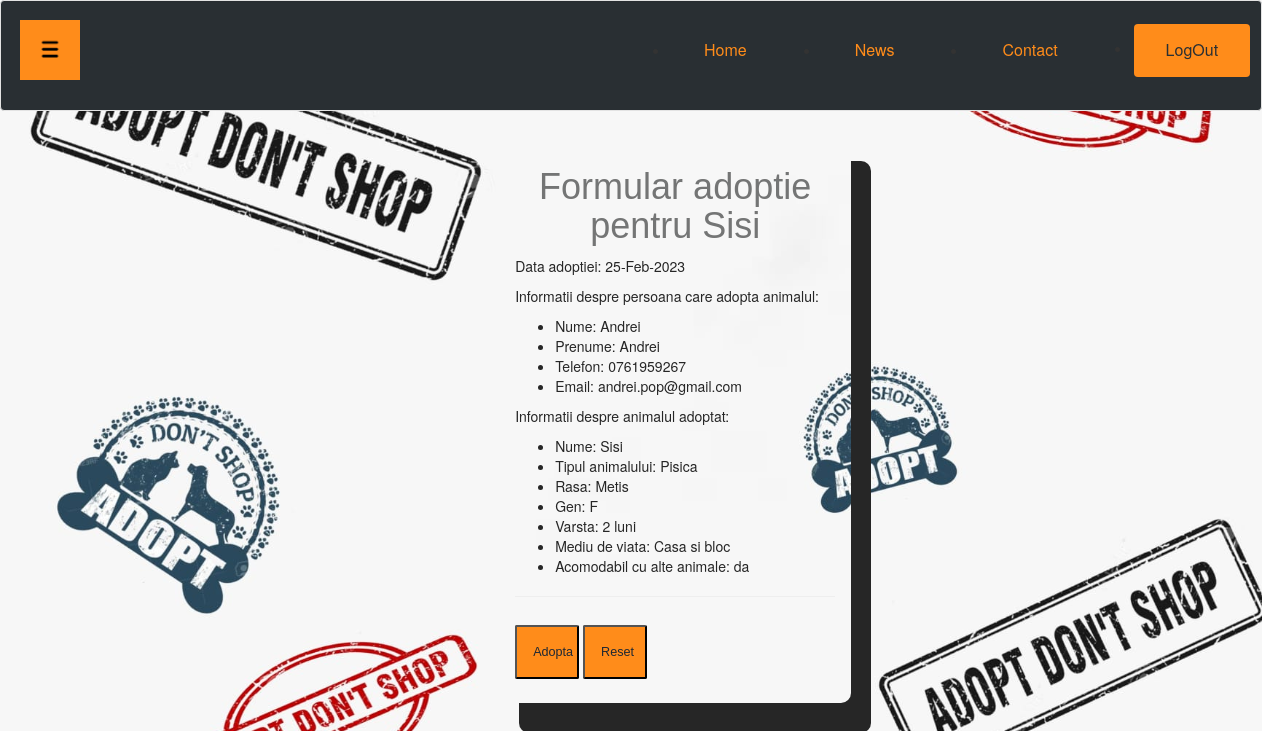
/php/adoptaAnimal.php?id_animal=10 (signed in), run on the app's committed database.
### tables this page shows
CREATE TABLE `animale` (
  `id_animal` varchar(255) NOT NULL,
  `nume` varchar(255) NOT NULL,
  `tip_animal` varchar(255) NOT NULL,
  `rasa` varchar(255) NOT NULL,
  `gen` varchar(255) NOT NULL,
  `varsta` varchar(255) NOT NULL,
  `mediu_viata` varchar(255) NOT NULL,
  `acomodabil` varchar(255) NOT NULL,
  `descriere` text NOT NULL,
  `adoptat` varchar(255) NOT NULL,
  `imagine_ref` varchar(255) NOT NULL
);

CREATE TABLE `utilizatori` (
  `id_utilizator` varchar(255) NOT NULL,
  `nume` varchar(255) NOT NULL,
  `prenume` varchar(255) NOT NULL,
  `email` varchar(255) NOT NULL,
  `parola` varchar(255) NOT NULL,
  `telefon` varchar(255) NOT NULL
);

### php/adoptaAnimal.php (the view, shortened to what this page needs)
<!DOCTYPE html>
<?php
include("../include/inHeaderUser.php");
$id_animal = $_GET['id_animal'];
$select_animal = $conn->prepare("select * from animale where id_animal=?");
$select_animal->execute(array($id_animal));
$animal = $select_animal->fetch();
$nume_a = $animal['nume'];
$tip_a = $animal['tip_animal'];
$rasa_a = $animal['rasa'];
$gen_a = $animal['gen'];
$varsta_a = $animal['varsta'];
$mediu_a = $animal['mediu_viata'];
$acomodabil_a = $animal['acomodabil'];
$id_utilizator = $_SESSION['id_utilizator'];
$select_utilizator = $conn->prepare("select * from utilizatori where id_utilizator=?");
$select_utilizator->execute(array($id_utilizator));
$utilizator = $select_utilizator->fetch();
$nume_u = $utilizator['nume'];
$prenume_u = $utilizator['prenume'];
$email_u = $utilizator['email'];
$telefon_u = $utilizator['telefon'];
$data_adoptie = date("d-M-Y");
?>
<link rel="stylesheet" type="text/css" href="../css/admin.css">
<body background="../imagini/adoptie.jpg"></body>
<div class="content">
    <form action="" method="post" enctype="multipart/form-data">
        <div class="container1">
            <div class="container">
                <div id="formular">
                    <h1 align="center" class="a">Formular adoptie pentru <?php echo $animal['nume']; ?> </h1>
                    <p>Data adoptiei: <?php echo $data_adoptie; ?> </p>
                    <p>Informatii despre persoana care adopta animalul:
                        <ul>
                            <li>
                                Nume: <?php echo $nume_u;?>
                            </li>
                            <li>
                                Prenume: <?php echo $prenume_u;?>
                            </li>
                            <li>
                                Telefon: <?php echo $telefon_u;?>
                            </li>
                            <li>
                                Email: <?php echo $email_u;?>
                            </li>
                        </ul>
                    </p>
                    <p>Informatii despre animalul adoptat:
                        <ul>
                            <li>
                                Nume: <?php echo $nume_a;?>
                            </li>
                            <li>
                                Tipul animalului: <?php echo $tip_a;?>
                            </li>
                            <li>
                                Rasa: <?php echo $rasa_a;?>
                            </li>
                            <li>
                                Gen: <?php echo $gen_a;?>
                            </li>
                            <li>
                                Varsta: <?php echo $varsta_a;?>
                            </li>
                            <li>
                                Mediu de viata: <?php echo $mediu_a;?>
                            </li>
                            <li>
                                Acomodabil cu alte animale: <?php echo $acomodabil_a;?>
                            </li>
                        </ul>
                    </p>
                </div>
                <hr>
                <button class="submit" type="submit" name="submit">Adopta</button>
                <button class="reset" type="reset">Reset</button>
            </div>
        </div>
    </form>
</div>

### css/admin.css (style rules this page uses)
* { box-sizing: border-box; }
html,body { height: 100%; margin: 0; }
body { background-color:white; }
body.logged { overflow-x: hidden; -webkit-background-size: cover; -moz-background-size: cover; -o-background-size: cover; background-size: cover; }
.container1 { width: 93%; height: 50%; padding-bottom: 70px; float: right; }
.container { width:30%; height:70%; padding: 16px; filter:opacity(200%); margin:auto; border-radius:10px; color: #262626; box-shadow: 20px 30px; }
button.submit, button.reset { color: #1f2833;; padding: 16px; margin: 8px 0; border-radius:2px; cursor: pointer; width: 20%; font-family: "Raleway", sans-serif; font-size: max(10px, 1vw); }
button.submit { background-color: #ff8c1a; }
button.reset { background-color:#ff8c1a; }
h1.a { font-family: "Raleway", sans-serif; color: #747575; }
.content { min-height: 100%; margin-bottom: -100px; }

### data on the page
animale: nume "Sisi", tip_animal "Pisica", rasa "Metis", gen "F", varsta "2 luni", mediu_viata "Casa si bloc", acomodabil "da"
utilizatori: nume "Andrei", prenume "Andrei", telefon "0761959267", email "andrei.pop@gmail.com"
